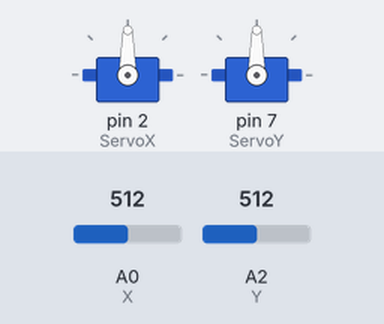
This sketch was run on a simulated Arduino Uno, built with avr-gcc and run on an emulated ATmega328P. Shown: 2 × servo. Inputs (shaded band) come from the test bench; at power-on: A0 (X) = 512, A2 (Y) = 512.

Above: at 1.2 s.
1.3 s: A0 (X) set to 716
At 2.0 s:
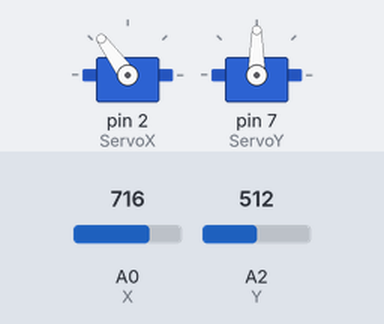
2.8 s: A2 (Y) set to 716
At 3.1 s:
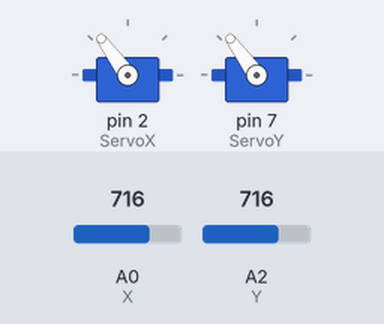
4.3 s: A0 (X) set to 900
At 5.5 s:
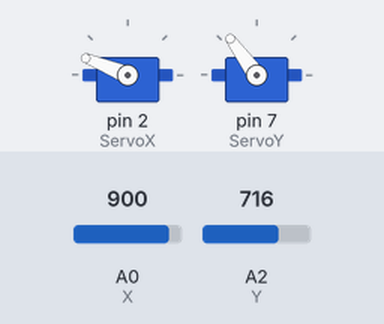
5.8 s: A2 (Y) set to 900
At 6.6 s:
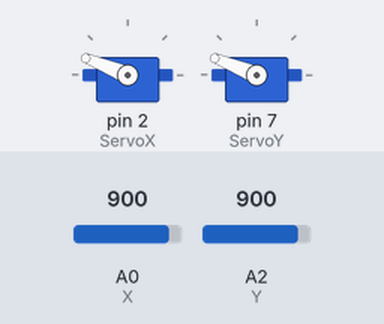
7.3 s: A0 (X) set to 1023
At 7.7 s:
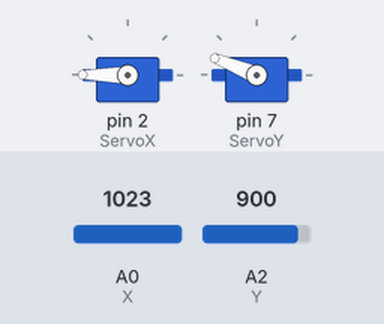
8.8 s: A2 (Y) set to 1023
At 10.1 s:
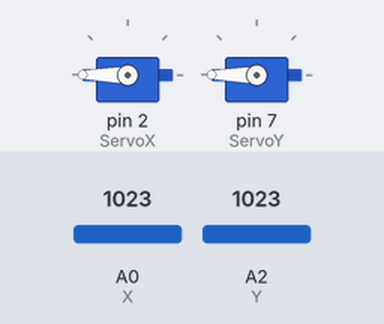
Timing chart, 0 to 11.3 s (numbered marks = the images above; inputs shaded):
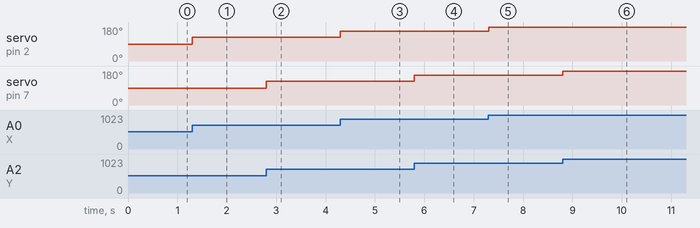

Measured:
- after the input at 1.3 s, servo on pin 2 (ServoX): 90° → 126° at once
- after the input at 2.8 s, servo on pin 7 (ServoY): 90° → 126° at once
- after the input at 4.3 s, servo on pin 2 (ServoX): 126° → 158° at once
- after the input at 5.8 s, servo on pin 7 (ServoY): 126° → 158° at once
- after the input at 7.3 s, servo on pin 2 (ServoX): 158° → 180° at once
- after the input at 8.8 s, servo on pin 7 (ServoY): 158° → 180° at once

The sketch:

2_axis_board_game.ino
```cpp
#include <Servo.h>
Servo ServoX, ServoY;
int X=A0;
int Y=A2;
void setup() {
  // put your setup code here, to run once:
  ServoX.attach(2, 500, 2450);
  ServoY.attach(7, 450, 2830);
  pinMode(X, INPUT);
  pinMode(Y, INPUT);
}

void loop() {
  // put your main code here, to run repeatedly:
  int aX=analogRead(X);
  int aY=analogRead(Y);
  ServoX.writeMicroseconds(map(aX, 0, 1023, 500, 2450));
  ServoY.writeMicroseconds(map(aY, 0, 1023, 450, 2830));

}
```
